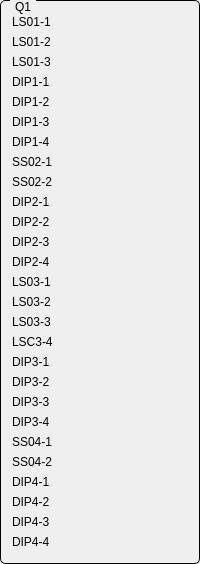
     <widget class="QGroupBox" name="groupBox">
      <property name="styleSheet">
       <string notr="true">QGroupBox {
    border: 1px solid black;
    border-radius: 5px;
    margin-top: 0.5em;
}

QGroupBox::title {
    subcontrol-origin: margin;
    left: 10px;
    padding: 0 3px 0 3px;
}</string>
      </property>
      <property name="title">
       <string>Q1</string>
      </property>
      <layout class="QHBoxLayout" name="horizontalLayout" stretch="0,1">
       <property name="spacing">
        <number>0</number>
       </property>
       <item>
        <layout class="QVBoxLayout" name="verticalLayout">
         <property name="spacing">
          <number>0</number>
         </property>
         <property name="sizeConstraint">
          <enum>QLayout::SetMinimumSize</enum>
         </property>
         <item>
          <widget class="QLabel" name="label">
           <property name="sizePolicy">
            <sizepolicy hsizetype="MinimumExpanding" vsizetype="Fixed">
             <horstretch>0</horstretch>
             <verstretch>0</verstretch>
            </sizepolicy>
           </property>
           <property name="minimumSize">
            <size>
             <width>60</width>
             <height>20</height>
            </size>
           </property>
           <property name="maximumSize">
            <size>
             <width>16777215</width>
             <height>20</height>
            </size>
           </property>
           <property name="frameShape">
            <enum>QFrame::NoFrame</enum>
           </property>
           <property name="text">
            <string>LS01-1</string>
           </property>
          </widget>
         </item>
         <item>
          <widget class="QLabel" name="label_2">
           <property name="sizePolicy">
            <sizepolicy hsizetype="MinimumExpanding" vsizetype="Fixed">
             <horstretch>0</horstretch>
             <verstretch>0</verstretch>
            </sizepolicy>
           </property>
           <property name="minimumSize">
            <size>
             <width>60</width>
             <height>20</height>
            </size>
           </property>
           <property name="maximumSize">
            <size>
             <width>16777215</width>
             <height>20</height>
            </size>
           </property>
           <property name="frameShape">
            <enum>QFrame::NoFrame</enum>
           </property>
           <property name="text">
            <string>LS01-2</string>
           </property>
          </widget>
         </item>
         <item>
          <widget class="QLabel" name="label_3">
           <property name="sizePolicy">
            <sizepolicy hsizetype="MinimumExpanding" vsizetype="Fixed">
             <horstretch>0</horstretch>
             <verstretch>0</verstretch>
            </sizepolicy>
           </property>
           <property name="minimumSize">
            <size>
             <width>60</width>
             <height>20</height>
            </size>
           </property>
           <property name="maximumSize">
            <size>
             <width>16777215</width>
             <height>20</height>
            </size>
           </property>
           <property name="frameShape">
            <enum>QFrame::NoFrame</enum>
           </property>
           <property name="text">
            <string>LS01-3</string>
           </property>
          </widget>
         </item>
         <item>
          <widget class="QLabel" name="label_5">
           <property name="sizePolicy">
            <sizepolicy hsizetype="MinimumExpanding" vsizetype="Fixed">
             <horstretch>0</horstretch>
             <verstretch>0</verstretch>
            </sizepolicy>
           </property>
           <property name="minimumSize">
            <size>
             <width>60</width>
             <height>20</height>
            </size>
           </property>
           <property name="maximumSize">
            <size>
             <width>16777215</width>
             <height>20</height>
            </size>
           </property>
           <property name="frameShape">
            <enum>QFrame::NoFrame</enum>
           </property>
           <property name="text">
            <string>DIP1-1</string>
           </property>
          </widget>
         </item>
         <item>
          <widget class="QLabel" name="label_6">
           <property name="sizePolicy">
            <sizepolicy hsizetype="MinimumExpanding" vsizetype="Fixed">
             <horstretch>0</horstretch>
             <verstretch>0</verstretch>
            </sizepolicy>
           </property>
           <property name="minimumSize">
            <size>
             <width>60</width>
             <height>20</height>
            </size>
           </property>
           <property name="maximumSize">
            <size>
             <width>16777215</width>
             <height>20</height>
            </size>
           </property>
           <property name="frameShape">
            <enum>QFrame::NoFrame</enum>
           </property>
           <property name="text">
            <string>DIP1-2</string>
           </property>
          </widget>
         </item>
         <item>
          <widget class="QLabel" name="label_7">
           <property name="sizePolicy">
            <sizepolicy hsizetype="MinimumExpanding" vsizetype="Fixed">
             <horstretch>0</horstretch>
             <verstretch>0</verstretch>
            </sizepolicy>
           </property>
           <property name="minimumSize">
            <size>
             <width>60</width>
             <height>20</height>
            </size>
           </property>
           <property name="maximumSize">
            <size>
             <width>16777215</width>
             <height>20</height>
            </size>
           </property>
           <property name="frameShape">
            <enum>QFrame::NoFrame</enum>
           </property>
           <property name="text">
            <string>DIP1-3</string>
           </property>
          </widget>
         </item>
         <item>
          <widget class="QLabel" name="label_8">
           <property name="sizePolicy">
            <sizepolicy hsizetype="MinimumExpanding" vsizetype="Fixed">
             <horstretch>0</horstretch>
             <verstretch>0</verstretch>
            </sizepolicy>
           </property>
           <property name="minimumSize">
            <size>
             <width>60</width>
             <height>20</height>
            </size>
           </property>
           <property name="maximumSize">
            <size>
             <width>16777215</width>
             <height>20</height>
            </size>
           </property>
           <property name="frameShape">
            <enum>QFrame::NoFrame</enum>
           </property>
           <property name="text">
            <string>DIP1-4</string>
           </property>
          </widget>
         </item>
         <item>
          <widget class="QLabel" name="label_9">
           <property name="sizePolicy">
            <sizepolicy hsizetype="MinimumExpanding" vsizetype="Fixed">
             <horstretch>0</horstretch>
             <verstretch>0</verstretch>
            </sizepolicy>
           </property>
           <property name="minimumSize">
            <size>
             <width>60</width>
             <height>20</height>
            </size>
           </property>
           <property name="maximumSize">
            <size>
             <width>16777215</width>
             <height>20</height>
            </size>
           </property>
           <property name="frameShape">
            <enum>QFrame::NoFrame</enum>
           </property>
           <property name="text">
            <string>SS02-1</string>
           </property>
          </widget>
         </item>
         <item>
          <widget class="QLabel" name="label_11">
           <property name="sizePolicy">
            <sizepolicy hsizetype="MinimumExpanding" vsizetype="Fixed">
             <horstretch>0</horstretch>
             <verstretch>0</verstretch>
            </sizepolicy>
           </property>
           <property name="minimumSize">
            <size>
             <width>60</width>
             <height>20</height>
            </size>
           </property>
           <property name="maximumSize">
            <size>
             <width>16777215</width>
             <height>20</height>
            </size>
           </property>
           <property name="frameShape">
            <enum>QFrame::NoFrame</enum>
           </property>
           <property name="text">
            <string>SS02-2</string>
           </property>
          </widget>
         </item>
         <item>
          <widget class="QLabel" name="label_12">
           <property name="sizePolicy">
            <sizepolicy hsizetype="MinimumExpanding" vsizetype="Fixed">
             <horstretch>0</horstretch>
             <verstretch>0</verstretch>
            </sizepolicy>
           </property>
           <property name="minimumSize">
            <size>
             <width>60</width>
             <height>20</height>
            </size>
           </property>
           <property name="maximumSize">
            <size>
             <width>16777215</width>
             <height>20</height>
            </size>
           </property>
           <property name="frameShape">
            <enum>QFrame::NoFrame</enum>
           </property>
           <property name="text">
            <string>DIP2-1</string>
           </property>
          </widget>
         </item>
         <item>
          <widget class="QLabel" name="label_13">
           <property name="sizePolicy">
            <sizepolicy hsizetype="MinimumExpanding" vsizetype="Fixed">
             <horstretch>0</horstretch>
             <verstretch>0</verstretch>
            </sizepolicy>
           </property>
           <property name="minimumSize">
            <size>
             <width>60</width>
             <height>20</height>
            </size>
           </property>
           <property name="maximumSize">
            <size>
             <width>16777215</width>
             <height>20</height>
            </size>
           </property>
           <property name="frameShape">
            <enum>QFrame::NoFrame</enum>
           </property>
           <property name="text">
            <string>DIP2-2</string>
           </property>
          </widget>
         </item>
         <item>
          <widget class="QLabel" name="label_35">
           <property name="sizePolicy">
            <sizepolicy hsizetype="MinimumExpanding" vsizetype="Fixed">
             <horstretch>0</horstretch>
             <verstretch>0</verstretch>
            </sizepolicy>
           </property>
           <property name="minimumSize">
            <size>
             <width>60</width>
             <height>20</height>
            </size>
           </property>
           <property name="maximumSize">
            <size>
             <width>16777215</width>
             <height>20</height>
            </size>
           </property>
           <property name="frameShape">
            <enum>QFrame::NoFrame</enum>
           </property>
           <property name="text">
            <string>DIP2-3</string>
           </property>
          </widget>
         </item>
         <item>
          <widget class="QLabel" name="label_34">
           <property name="sizePolicy">
            <sizepolicy hsizetype="MinimumExpanding" vsizetype="Fixed">
             <horstretch>0</horstretch>
             <verstretch>0</verstretch>
            </sizepolicy>
           </property>
           <property name="minimumSize">
            <size>
             <width>60</width>
             <height>20</height>
            </size>
           </property>
           <property name="maximumSize">
            <size>
             <width>16777215</width>
             <height>20</height>
            </size>
           </property>
           <property name="frameShape">
            <enum>QFrame::NoFrame</enum>
           </property>
           <property name="text">
            <string>DIP2-4</string>
           </property>
          </widget>
         </item>
         <item>
          <widget class="QLabel" name="label_59">
           <property name="sizePolicy">
            <sizepolicy hsizetype="MinimumExpanding" vsizetype="Fixed">
             <horstretch>0</horstretch>
             <verstretch>0</verstretch>
            </sizepolicy>
           </property>
           <property name="minimumSize">
            <size>
             <width>60</width>
             <height>20</height>
            </size>
           </property>
           <property name="maximumSize">
            <size>
             <width>16777215</width>
             <height>20</height>
            </size>
           </property>
           <property name="frameShape">
            <enum>QFrame::NoFrame</enum>
           </property>
           <property name="text">
            <string>LS03-1</string>
           </property>
          </widget>
         </item>
         <item>
          <widget class="QLabel" name="label_43">
           <property name="sizePolicy">
            <sizepolicy hsizetype="MinimumExpanding" vsizetype="Fixed">
             <horstretch>0</horstretch>
             <verstretch>0</verstretch>
            </sizepolicy>
           </property>
           <property name="minimumSize">
            <size>
             <width>60</width>
             <height>20</height>
            </size>
           </property>
           <property name="maximumSize">
            <size>
             <width>16777215</width>
             <height>20</height>
            </size>
           </property>
           <property name="frameShape">
            <enum>QFrame::NoFrame</enum>
           </property>
           <property name="text">
            <string>LS03-2</string>
           </property>
          </widget>
         </item>
         <item>
          <widget class="QLabel" name="label_41">
           <property name="sizePolicy">
            <sizepolicy hsizetype="MinimumExpanding" vsizetype="Fixed">
             <horstretch>0</horstretch>
             <verstretch>0</verstretch>
            </sizepolicy>
           </property>
           <property name="minimumSize">
            <size>
             <width>60</width>
             <height>20</height>
            </size>
           </property>
           <property name="maximumSize">
            <size>
             <width>16777215</width>
             <height>20</height>
            </size>
           </property>
           <property name="frameShape">
            <enum>QFrame::NoFrame</enum>
           </property>
           <property name="text">
            <string>LS03-3</string>
           </property>
          </widget>
         </item>
         <item>
          <widget class="QLabel" name="label_40">
           <property name="sizePolicy">
            <sizepolicy hsizetype="MinimumExpanding" vsizetype="Fixed">
             <horstretch>0</horstretch>
             <verstretch>0</verstretch>
            </sizepolicy>
           </property>
           <property name="minimumSize">
            <size>
             <width>60</width>
             <height>20</height>
            </size>
           </property>
           <property name="maximumSize">
            <size>
             <width>16777215</width>
             <height>20</height>
            </size>
           </property>
           <property name="frameShape">
            <enum>QFrame::NoFrame</enum>
           </property>
           <property name="text">
            <string>LSC3-4</string>
           </property>
          </widget>
         </item>
         <item>
          <widget class="QLabel" name="label_38">
           <property name="sizePolicy">
            <sizepolicy hsizetype="MinimumExpanding" vsizetype="Fixed">
             <horstretch>0</horstretch>
             <verstretch>0</verstretch>
            </sizepolicy>
           </property>
           <property name="minimumSize">
            <size>
             <width>60</width>
             <height>20</height>
            </size>
           </property>
           <property name="maximumSize">
            <size>
             <width>16777215</width>
             <height>20</height>
            </size>
           </property>
           <property name="frameShape">
            <enum>QFrame::NoFrame</enum>
           </property>
           <property name="text">
            <string>DIP3-1</string>
           </property>
          </widget>
         </item>
         <item>
          <widget class="QLabel" name="label_10">
           <property name="sizePolicy">
            <sizepolicy hsizetype="MinimumExpanding" vsizetype="Fixed">
             <horstretch>0</horstretch>
             <verstretch>0</verstretch>
            </sizepolicy>
           </property>
           <property name="minimumSize">
            <size>
             <width>60</width>
             <height>20</height>
            </size>
           </property>
           <property name="maximumSize">
            <size>
             <width>16777215</width>
             <height>20</height>
            </size>
           </property>
           <property name="frameShape">
            <enum>QFrame::NoFrame</enum>
           </property>
           <property name="text">
            <string>DIP3-2</string>
           </property>
          </widget>
         </item>
         <item>
          <widget class="QLabel" name="label_58">
           <property name="sizePolicy">
            <sizepolicy hsizetype="MinimumExpanding" vsizetype="Fixed">
             <horstretch>0</horstretch>
             <verstretch>0</verstretch>
            </sizepolicy>
           </property>
           <property name="minimumSize">
            <size>
             <width>60</width>
             <height>20</height>
            </size>
           </property>
           <property name="maximumSize">
            <size>
             <width>16777215</width>
             <height>20</height>
            </size>
           </property>
           <property name="frameShape">
            <enum>QFrame::NoFrame</enum>
           </property>
           <property name="text">
            <string>DIP3-3</string>
           </property>
          </widget>
         </item>
         <item>
          <widget class="QLabel" name="label_4">
           <property name="sizePolicy">
            <sizepolicy hsizetype="MinimumExpanding" vsizetype="Fixed">
             <horstretch>0</horstretch>
             <verstretch>0</verstretch>
            </sizepolicy>
           </property>
           <property name="minimumSize">
            <size>
             <width>60</width>
             <height>20</height>
            </size>
           </property>
           <property name="maximumSize">
            <size>
             <width>16777215</width>
             <height>20</height>
            </size>
           </property>
           <property name="frameShape">
            <enum>QFrame::NoFrame</enum>
           </property>
           <property name="text">
            <string>DIP3-4</string>
           </property>
          </widget>
         </item>
         <item>
          <widget class="QLabel" name="label_36">
           <property name="sizePolicy">
            <sizepolicy hsizetype="MinimumExpanding" vsizetype="Fixed">
             <horstretch>0</horstretch>
             <verstretch>0</verstretch>
            </sizepolicy>
           </property>
           <property name="minimumSize">
            <size>
             <width>60</width>
             <height>20</height>
            </size>
           </property>
           <property name="maximumSize">
            <size>
             <width>16777215</width>
             <height>20</height>
            </size>
           </property>
           <property name="frameShape">
            <enum>QFrame::NoFrame</enum>
           </property>
           <property name="text">
            <string>SS04-1</string>
           </property>
          </widget>
         </item>
         <item>
          <widget class="QLabel" name="label_69">
           <property name="sizePolicy">
            <sizepolicy hsizetype="MinimumExpanding" vsizetype="Fixed">
             <horstretch>0</horstretch>
             <verstretch>0</verstretch>
            </sizepolicy>
           </property>
           <property name="minimumSize">
            <size>
             <width>60</width>
             <height>20</height>
            </size>
           </property>
           <property name="maximumSize">
            <size>
             <width>16777215</width>
             <height>20</height>
            </size>
           </property>
           <property name="frameShape">
            <enum>QFrame::NoFrame</enum>
           </property>
           <property name="text">
            <string>SS04-2</string>
           </property>
          </widget>
         </item>
         <item>
          <widget class="QLabel" name="label_60">
           <property name="sizePolicy">
            <sizepolicy hsizetype="MinimumExpanding" vsizetype="Fixed">
             <horstretch>0</horstretch>
             <verstretch>0</verstretch>
            </sizepolicy>
           </property>
           <property name="minimumSize">
            <size>
             <width>60</width>
             <height>20</height>
            </size>
           </property>
           <property name="maximumSize">
            <size>
             <width>16777215</width>
             <height>20</height>
            </size>
           </property>
           <property name="frameShape">
            <enum>QFrame::NoFrame</enum>
           </property>
           <property name="text">
            <string>DIP4-1</string>
           </property>
          </widget>
         </item>
         <item>
          <widget class="QLabel" name="label_42">
           <property name="sizePolicy">
            <sizepolicy hsizetype="MinimumExpanding" vsizetype="Fixed">
             <horstretch>0</horstretch>
             <verstretch>0</verstretch>
            </sizepolicy>
           </property>
           <property name="minimumSize">
            <size>
             <width>60</width>
             <height>20</height>
            </size>
           </property>
           <property name="maximumSize">
            <size>
             <width>16777215</width>
             <height>20</height>
            </size>
           </property>
           <property name="frameShape">
            <enum>QFrame::NoFrame</enum>
           </property>
           <property name="text">
            <string>DIP4-2</string>
           </property>
          </widget>
         </item>
         <item>
          <widget class="QLabel" name="label_37">
           <property name="sizePolicy">
            <sizepolicy hsizetype="MinimumExpanding" vsizetype="Fixed">
             <horstretch>0</horstretch>
             <verstretch>0</verstretch>
            </sizepolicy>
           </property>
           <property name="minimumSize">
            <size>
             <width>60</width>
             <height>20</height>
            </size>
           </property>
           <property name="maximumSize">
            <size>
             <width>16777215</width>
             <height>20</height>
            </size>
           </property>
           <property name="frameShape">
            <enum>QFrame::NoFrame</enum>
           </property>
           <property name="text">
            <string>DIP4-3</string>
           </property>
          </widget>
         </item>
         <item>
          <widget class="QLabel" name="label_39">
           <property name="sizePolicy">
            <sizepolicy hsizetype="MinimumExpanding" vsizetype="Fixed">
             <horstretch>0</horstretch>
             <verstretch>0</verstretch>
            </sizepolicy>
           </property>
           <property name="minimumSize">
            <size>
             <width>60</width>
             <height>20</height>
            </size>
           </property>
           <property name="maximumSize">
            <size>
             <width>16777215</width>
             <height>20</height>
            </size>
           </property>
           <property name="frameShape">
            <enum>QFrame::NoFrame</enum>
           </property>
           <property name="text">
            <string>DIP4-4</string>
           </property>
          </widget>
         </item>
        </layout>
       </item>
       <item>
        <layout class="QVBoxLayout" name="ltQ1">
         <property name="spacing">
          <number>0</number>
         </property>
        </layout>
       </item>
      </layout>
     </widget>
